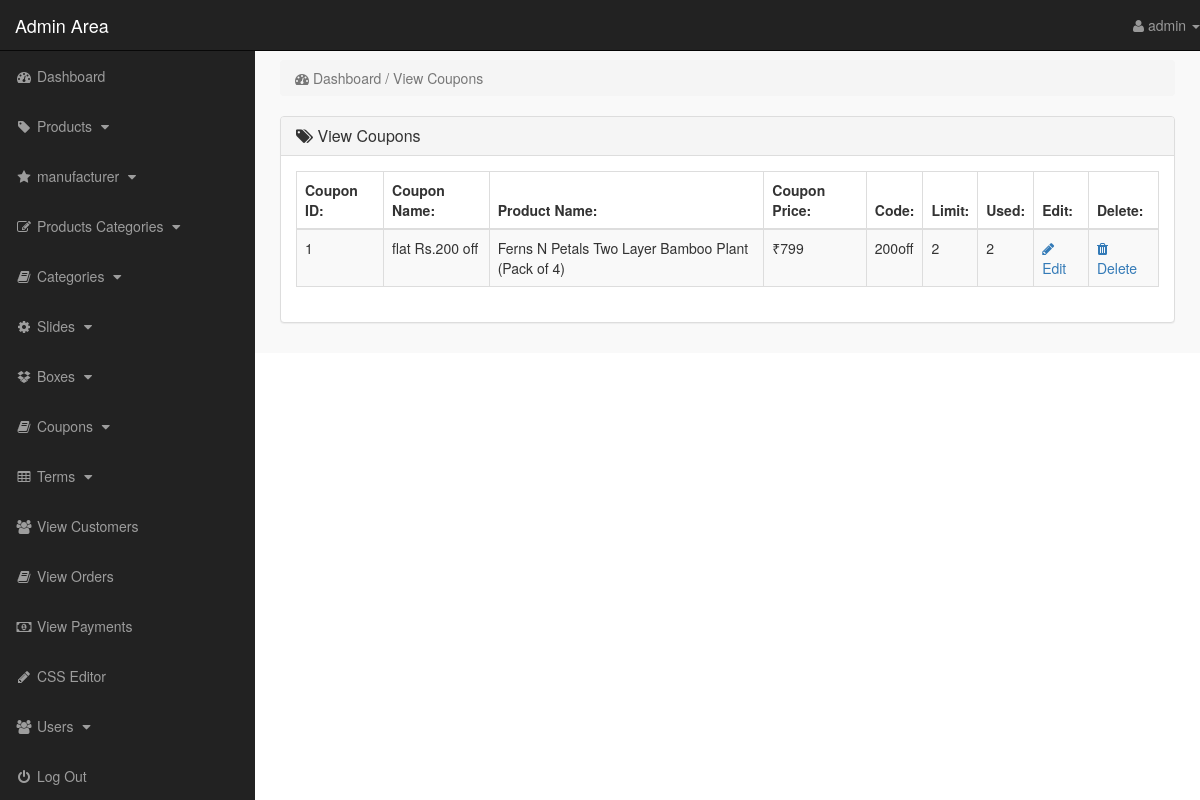
The app's page /admin_area/index.php?view_coupons (signed in) with its own data.
### tables this page shows
CREATE TABLE `coupons` (
  `coupon_id` int(100) NOT NULL,
  `product_id` int(100) NOT NULL,
  `coupon_title` varchar(255) NOT NULL,
  `coupon_price` varchar(255) NOT NULL,
  `coupon_code` varchar(255) NOT NULL,
  `coupon_limit` int(100) NOT NULL,
  `coupon_used` int(100) NOT NULL
);

CREATE TABLE `products` (
  `product_id` int(10) NOT NULL,
  `p_cat_id` int(10) NOT NULL,
  `cat_id` int(10) NOT NULL,
  `manufacturer_id` int(10) NOT NULL,
  `date` timestamp NOT NULL DEFAULT current_timestamp() ON UPDATE current_timestamp(),
  `product_title` text NOT NULL,
  `product_img1` text NOT NULL,
  `product_img2` text NOT NULL,
  `product_img3` text NOT NULL,
  `product_price` int(10) DEFAULT NULL,
  `product_keywords` text NOT NULL,
  `product_desc` text NOT NULL,
  `product_label` text NOT NULL,
  `product_sale` int(100) NOT NULL,
  `s_email` varchar(100) NOT NULL
);

### admin_area/view_coupons.php (the view)
<?php
    if(!isset($_SESSION['admin_email'])){
        echo "<script>window.open('login.php','_self')</script>";
    }else{
?>
<div class="row">
    <div class="col-lg-12">
        <ol class="breadcrumb">
            <li class="active">
                <i class="fa fa-dashboard"></i> Dashboard / View Coupons
            </li>
        </ol>
    </div>
</div>
<div class="row">
    <div class="col-lg-12">
        <div class="panel panel-default">
            <div class="panel-heading">
               <h3 class="panel-title">
                   <i class="fa fa-tags"></i>  View Coupons
               </h3>
            </div>
            <div class="panel-body">
                <div class="table-responsive">
                    <table class="table table-striped table-bordered table-hover">
                        <thead>
                            <tr>
                                <th> Coupon ID: </th>
                                <th> Coupon Name: </th>
                                <th> Product Name: </th>
                                <th> Coupon Price: </th>
                                <th> Code: </th>
                                <th> Limit: </th>
                                <th> Used: </th>
                                <th> Edit: </th>
                                <th> Delete: </th>
                            </tr>
                        </thead>
                        <tbody>
                        <?php
                        $i=0;
                        $get_coupons = "select * from coupons";
                        $run_coupons = mysqli_query($con,$get_coupons);
                        while($row_coupons=mysqli_fetch_array($run_coupons)){
                            $coupon_id = $row_coupons['coupon_id'];
                            $coupon_pro_id = $row_coupons['product_id'];
                            $coupon_title = $row_coupons['coupon_title'];
                            $coupon_price = $row_coupons['coupon_price'];
                            $coupon_code = $row_coupons['coupon_code'];
                            $coupon_limit = $row_coupons['coupon_limit'];
                            $coupon_used = $row_coupons['coupon_used'];
                            $get_products = "select * from products where product_id='$coupon_pro_id'";
                            $run_products = mysqli_query($con,$get_products);
                            $row_products = mysqli_fetch_array($run_products);
                            $product_title = $row_products['product_title'];
                            $i++;
                        ?>
                        <tr>
                            <td><?php echo $i; ?></td>
                            <td><?php echo $coupon_title; ?></td>
                            <td><?php echo $product_title; ?></td>
                            <td>₹<?php echo $coupon_price; ?></td>
                            <td><?php echo $coupon_code; ?></td>
                            <td><?php echo $coupon_limit; ?></td>
                            <td><?php echo $coupon_used; ?></td>
                            <td>
                                <a href="index.php?edit_coupon=<?php echo $coupon_id ?>">
                                    <i class="fa fa-pencil"></i> Edit
                                </a>
                            </td>
                            <td>
                                <a href="index.php?delete_coupon=<?php echo $coupon_id ?>">
                                    <i class="fa fa-trash"></i> Delete
                                </a>
                            </td>
                        </tr>
                        <?php } ?>
                        </tbody>
                    </table>
                </div>
            </div>
        </div>
    </div>
</div>
<?php } ?>

### admin_area/includes/sidebar.php (shortened to what this page needs)
<?php
    if(!isset($_SESSION['admin_email'])){
        echo "<script>window.open('login.php','_self')</script>";
    }else{
?>
<nav class="navbar navbar-inverse navbar-fixed-top">
    <div class="navbar-header">
        <a href="index.php?dashboard" class="navbar-brand">Admin Area</a>
    </div>
    <ul class="nav navbar-right top-nav">
        <li class="dropdown">
            <a href="#" class="dropdown-toggle" data-toggle="dropdown">
                <i class="fa fa-user"></i> <?php echo $admin_name;  ?> <b class="caret"></b>
            </a>
        </li>
    </ul>
    <div class="collapse navbar-collapse navbar-ex1-collapse">
        <ul class="nav navbar-nav side-nav">
            <li>
                <a href="index.php?dashboard">
                        <i class="fa fa-fw fa-dashboard"></i> Dashboard
                </a>
            </li>
            <li>
                <a href="#" data-toggle="collapse" data-target="#products">
                        <i class="fa fa-fw fa-tag"></i> Products
                        <i class="fa fa-fw fa-caret-down"></i>
                </a>
            </li>
            <li>
                <a href="#" data-toggle="collapse" data-target="#manufacturer">
                        <i class="fa fa-fw fa-star"></i> manufacturer
                        <i class="fa fa-fw fa-caret-down"></i>
                </a>
            </li>
            <li>
                <a href="#" data-toggle="collapse" data-target="#p_cat">
                        <i class="fa fa-fw fa-edit"></i> Products Categories
                        <i class="fa fa-fw fa-caret-down"></i>
                </a>
            </li>
            <li>
                <a href="#" data-toggle="collapse" data-target="#cat">
                        <i class="fa fa-fw fa-book"></i> Categories
                        <i class="fa fa-fw fa-caret-down"></i>
                </a>
            </li>
            <li>
                <a href="#" data-toggle="collapse" data-target="#slides">
                        <i class="fa fa-fw fa-gear"></i> Slides
                        <i class="fa fa-fw fa-caret-down"></i>
                </a>
            </li>
            <li>
                <a href="#" data-toggle="collapse" data-target="#boxes">
                        <i class="fa fa-fw fa-dropbox"></i> Boxes
                        <i class="fa fa-fw fa-caret-down"></i>
                </a>
            </li>
            <li>
                <a href="#" data-toggle="collapse" data-target="#coupon">
                        <i class="fa fa-fw fa-book"></i> Coupons
                        <i class="fa fa-fw fa-caret-down"></i>
                </a>
            </li>
            <li>
                <a href="#" data-toggle="collapse" data-target="#terms">
                        <i class="fa fa-fw fa-table"></i> Terms
                        <i class="fa fa-fw fa-caret-down"></i>
                </a>
            </li>
            <li>
                <a href="index.php?view_customers">
                    <i class="fa fa-fw fa-users"></i> View Customers
                </a>
            </li>
            <li>
                <a href="index.php?view_orders">
                    <i class="fa fa-fw fa-book"></i> View Orders
                </a>
            </li>
            <li>
                <a href="index.php?view_payments">
                    <i class="fa fa-fw fa-money"></i> View Payments
                </a>
            </li>
            <li>
                <a href="index.php?edit_css">
                    <i class="fa fa-fw fa-pencil"></i> CSS Editor
                </a>
            </li>
            <li>
                <a href="#" data-toggle="collapse" data-target="#users">
                        <i class="fa fa-fw fa-users"></i> Users
                        <i class="fa fa-fw fa-caret-down"></i>
                </a>
            </li>
            <li>
                <a href="logout.php">
                    <i class="fa fa-fw fa-power-off"></i> Log Out
                </a>
            </li>
        </ul>
    </div>
</nav>
<?php } ?>

### admin_area/css/style.css (style rules this page uses)
body { margin-top: 100px; }
@media (min-width: 768px) { body { margin-top: 50px; } }
.top-nav { 0 15px; }
.top-nav>li { float: left; display: inline-block; }
.top-nav>li>a { color: #999999; line-height: 20px; padding-top: 15px; padding-bottom: 15px; }
@media (min-width: 768px) { .side-nav { position: fixed; top: 51px; bottom: 0; width: 255px; overflow-y: auto; overflow-x: hidden; background-color: #222222; padding-bottom: 40px; border-radius: 0; } }
@media (min-width: 768px) { .side-nav>li>a { width: 255px; } }
.panel-body { border-radius: 5px; }

### records on screen
coupons: coupon_title "flat Rs.200 off", product.product_title "Ferns N Petals Two Layer Bamboo Plant (Pack of 4)", coupon_price "799", coupon_code "200off", coupon_limit "2", coupon_used "2"

### other values on screen
$admin_name "admin"
